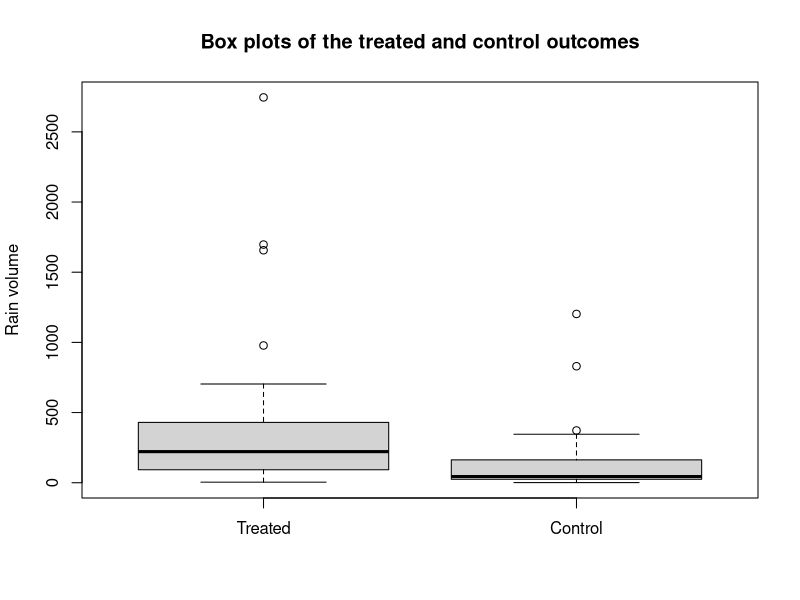
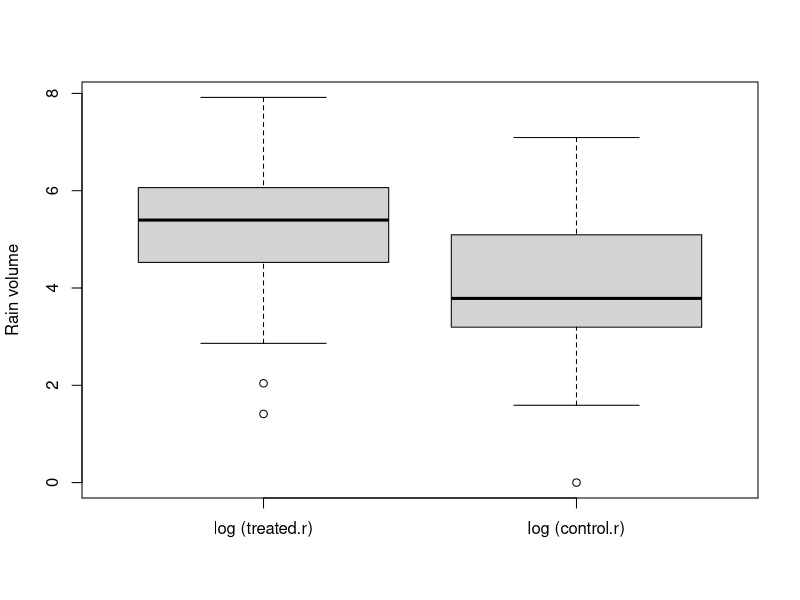

These charts were generated, in order, by the following R code:
## ---- chunk 1
knitr::opts_chunk$set(echo = TRUE)
## ---- chunk 2
treated.r = c(2745.6, 1697.1, 1656.4, 978, 703.4, 489.1, 430, 334.1, 302.8, 274.7, 274.7,
              255, 242.5, 200.7, 198.6, 129.6, 119, 118.3, 115.3, 92.4, 40.6, 32.7, 31.4, 17.5, 7.7, 4.1)
control.r = c(1202.6, 830.1, 372.4, 345.5, 321.2, 244.3, 163, 147.8, 95, 87, 81.2, 68.5, 47.3,
              41.1, 36.6, 29, 28.6, 26.3, 26, 24.4, 21.4, 17.3, 11.5, 4.9, 4.9, 1.0)
## ---- chunk 3
treat.effect.samplemean.montecarlo.test.func=function(treated.r,control.r,K){
  
    # Create vectors for r and Z, and find total number in
    # experiment and number of treated subjects
     r=c(treated.r,control.r);
     Z=c(rep(1,length(treated.r)),rep(0,length(control.r)));
     N=length(r);
     m=length(treated.r);
     
     # Observed test statistic
     obs.test.stat=mean(r[Z==1])-mean(r[Z==0]);
     
     # Monte Carlo simulatoin
     montecarlo.test.stat=rep(0,K);
     for(i in 1:K){
       treatedgroup=sample(1:N,m); # Draw random assignment
       controlgroup=(1:N)[-treatedgroup];
      # Compute test statistic for random assignment
       montecarlo.test.stat[i]=mean(r[treatedgroup])-mean(r[controlgroup]);
     }
     
     # Monte Carlo p-value is proportion of randomly drawn
    # test statistics that are >= observed test statistic
     pval=sum(montecarlo.test.stat>=obs.test.stat)/K;
     # 95% CI for true p-value based on Monte Carlo p-value
     lowerci=pval-1.96*sqrt(pval*(1-pval)/K);
     upperci=pval+1.96*sqrt(pval*(1-pval)/K);
     list(pval=pval,lowerci=lowerci,upperci=upperci);
}

## ---- chunk 4
set.seed(0)
treat.effect.samplemean.montecarlo.test.func(treated.r,control.r,10000)
## ---- chunk 5
# Recursive function for finding all subsets of size r from the set (1,...,n)
subsets=function(n,r,v=1:n){
 if(r<=0) NULL else
   if(r>=n) v[1:n] else
     rbind(cbind(v[1],subsets(n-1,r-1,v[-1])),subsets(n-1,r,v[-1]))
}


treat.effect.samplemean.test.func=function(treated.r,control.r){
  
  # Create vectors for r and Z, and find total number in
  # experiment and number of treated subjects
   r=c(treated.r,control.r);
   Z=c(rep(1,length(treated.r)),rep(0,length(control.r)));
   N=length(r);
   m=length(treated.r);
   
   # Observed test statistic
   obs.test.stat=mean(r[Z==1])-mean(r[Z==0]);
   
   # Compute distribution of test statistic over random assignments
   # Matrix that contains all possible assignments of subjects to the treated group
   subsetmat=subsets(N,m);
   # The r for each subject in the treated group in the
   # assignments in subsetmat
   treated.r.mat=matrix(r[t(subsetmat)],ncol=m,byrow=T)   ## why not multiply r and indication matrix?
   # Sum of all the r’s
   sum.r=sum(r)
   # Mean of the treated and control groups for the assignments in subsetmat,
   # and corresponding test statistic
   mean.treated.r=apply(treated.r.mat,1,mean);
   mean.control.r=(sum.r-(mean.treated.r)*m)/(N-m);
   teststat=mean.treated.r-mean.control.r;
   # p-value is the probability the test statistic under the
   # null hypothesis would be greater than the observed test
   # statistic
   pval=sum(teststat>=obs.test.stat)/length(teststat);
   pval;
}
## ---- chunk 6
## takes very long to run

## ---- chunk 7
boxplot(treated.r,control.r,names=c("Treated","Control"), ylab="Rain volume")
title(main = "Box plots of the treated and control outcomes")
## ---- chunk 8
boxplot(log(treated.r),log(control.r),names=c("log (treated.r)","log (control.r)"), ylab="Rain volume")
## ---- chunk 9
# using normal approximation
wilcox.test(log(treated.r)+0,log(control.r),alternative="greater",exact = FALSE)

# exact p-value
library(exactRankTests)
wilcox.exact(log(treated.r)+0,log(control.r),alternative="greater",exact = FALSE)
## ---- chunk 10
wilcox.test(log(treated.r), log(control.r), conf.int=T,exact = FALSE)
